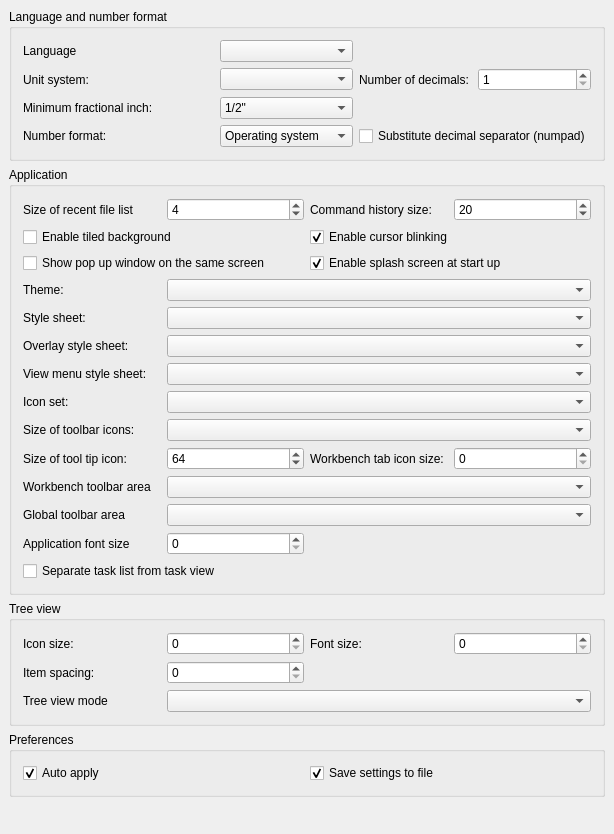
<?xml version="1.0" encoding="UTF-8"?>
<ui version="4.0">
 <class>Gui::Dialog::DlgGeneral</class>
 <widget class="QWidget" name="Gui::Dialog::DlgGeneral">
  <property name="geometry">
   <rect>
    <x>0</x>
    <y>0</y>
    <width>614</width>
    <height>834</height>
   </rect>
  </property>
  <property name="windowTitle">
   <string>General</string>
  </property>
  <layout class="QGridLayout">
   <property name="leftMargin">
    <number>9</number>
   </property>
   <property name="topMargin">
    <number>9</number>
   </property>
   <property name="rightMargin">
    <number>9</number>
   </property>
   <property name="bottomMargin">
    <number>9</number>
   </property>
   <property name="spacing">
    <number>6</number>
   </property>
   <item row="2" column="0">
    <widget class="QGroupBox" name="groupBox">
     <property name="title">
      <string>Tree view</string>
     </property>
     <layout class="QGridLayout" name="gridLayout">
      <item row="0" column="0">
       <widget class="QLabel" name="label_3">
        <property name="text">
         <string>Icon size:</string>
        </property>
       </widget>
      </item>
      <item row="1" column="0">
       <widget class="QLabel" name="label_6">
        <property name="text">
         <string>Item spacing:</string>
        </property>
       </widget>
      </item>
      <item row="0" column="1">
       <widget class="Gui::PrefSpinBox" name="treeIconSize">
        <property name="toolTip">
         <string>Choose your preference for tree view icon size in pixel.
The tree view row height will set to icon size + 2. Set 0
to use the system default size.</string>
        </property>
        <property name="prefPath" stdset="0">
         <cstring>TreeView</cstring>
        </property>
        <property name="prefEntry" stdset="0">
         <cstring>IconSize</cstring>
        </property>
       </widget>
      </item>
      <item row="0" column="3">
       <widget class="Gui::PrefSpinBox" name="treeFontSize">
        <property name="toolTip">
         <string>Set tree view label font size</string>
        </property>
        <property name="prefPath" stdset="0">
         <cstring>TreeView</cstring>
        </property>
        <property name="prefEntry" stdset="0">
         <cstring>FontSize</cstring>
        </property>
       </widget>
      </item>
      <item row="0" column="2">
       <widget class="QLabel" name="label_4">
        <property name="text">
         <string>Font size:</string>
        </property>
       </widget>
      </item>
      <item row="1" column="1">
       <widget class="Gui::PrefSpinBox" name="treeItemSpacing">
        <property name="value">
         <number>0</number>
        </property>
        <property name="prefPath" stdset="0">
         <cstring>TreeView</cstring>
        </property>
        <property name="prefEntry" stdset="0">
         <cstring>ItemSpacing</cstring>
        </property>
       </widget>
      </item>
      <item row="2" column="0">
       <widget class="QLabel" name="treeModeLabel">
        <property name="text">
         <string>Tree view mode</string>
        </property>
       </widget>
      </item>
      <item row="2" column="1" colspan="3">
       <widget class="QComboBox" name="treeMode">
        <property name="toolTip">
         <string>Customize how tree view is shown in the panel (restart required).

'ComboView': combine tree view and property view into one panel.
'TreeView and PropertyView': split tree view and property view into separate panel.
'Both': keep all three panels, and you can have two sets of tree view and property view.</string>
        </property>
       </widget>
      </item>
     </layout>
    </widget>
   </item>
   <item row="1" column="0">
    <widget class="QGroupBox" name="GroupBox3">
     <property name="title">
      <string>Application</string>
     </property>
     <layout class="QVBoxLayout">
      <property name="spacing">
       <number>6</number>
      </property>
      <property name="leftMargin">
       <number>11</number>
      </property>
      <property name="topMargin">
       <number>11</number>
      </property>
      <property name="rightMargin">
       <number>11</number>
      </property>
      <property name="bottomMargin">
       <number>11</number>
      </property>
      <item>
       <layout class="QGridLayout" name="gridLayout_2">
        <item row="0" column="0">
         <widget class="QLabel" name="recentFileListLabel">
          <property name="text">
           <string>Size of recent file list</string>
          </property>
         </widget>
        </item>
        <item row="0" column="2">
         <widget class="Gui::PrefSpinBox" name="RecentFiles">
          <property name="toolTip">
           <string>How many files should be listed in recent files list</string>
          </property>
          <property name="value">
           <number>4</number>
          </property>
          <property name="prefEntry" stdset="0">
           <cstring>RecentFiles</cstring>
          </property>
          <property name="prefPath" stdset="0">
           <cstring>RecentFiles</cstring>
          </property>
         </widget>
        </item>
        <item row="0" column="3">
         <widget class="QLabel" name="label_5">
          <property name="text">
           <string>Command history size:</string>
          </property>
         </widget>
        </item>
        <item row="0" column="4">
         <widget class="Gui::PrefSpinBox" name="CmdHistorySize">
          <property name="value">
           <number>20</number>
          </property>
          <property name="prefPath" stdset="0">
           <cstring>View</cstring>
          </property>
          <property name="prefEntry" stdset="0">
           <cstring>CommandHistorySize</cstring>
          </property>
         </widget>
        </item>
       </layout>
      </item>
      <item>
       <layout class="QGridLayout" name="gridLayout_4">
        <property name="leftMargin">
         <number>0</number>
        </property>
        <property name="topMargin">
         <number>0</number>
        </property>
        <property name="rightMargin">
         <number>0</number>
        </property>
        <property name="bottomMargin">
         <number>0</number>
        </property>
        <item row="1" column="0">
         <widget class="Gui::PrefCheckBox" name="checkPopUpWindow">
          <property name="toolTip">
           <string>Enable this option to make sure pop up windows (e.g. Preference dialog)
are shown on the same screen as the main window.</string>
          </property>
          <property name="text">
           <string>Show pop up window on the same screen</string>
          </property>
          <property name="prefPath" stdset="0">
           <cstring>View</cstring>
          </property>
          <property name="prefEntry" stdset="0">
           <cstring>CheckWidgetPlacementOnRestore</cstring>
          </property>
         </widget>
        </item>
        <item row="0" column="0">
         <widget class="Gui::PrefCheckBox" name="tiledBackground">
          <property name="toolTip">
           <string>Background of the main window will consist of tiles of a special image.
See the FreeCAD Wiki for details about the image.</string>
          </property>
          <property name="text">
           <string>Enable tiled background</string>
          </property>
          <property name="prefPath" stdset="0">
           <cstring>MainWindow</cstring>
          </property>
          <property name="prefEntry" stdset="0">
           <cstring>TiledBackground</cstring>
          </property>
         </widget>
        </item>
        <item row="0" column="1">
         <widget class="Gui::PrefCheckBox" name="EnableCursorBlinking">
          <property name="toolTip">
           <string>The text cursor will be blinking</string>
          </property>
          <property name="text">
           <string>Enable cursor blinking</string>
          </property>
          <property name="checked">
           <bool>true</bool>
          </property>
          <property name="prefEntry" stdset="0">
           <cstring>EnableCursorBlinking</cstring>
          </property>
          <property name="prefPath" stdset="0">
           <cstring>General</cstring>
          </property>
         </widget>
        </item>
        <item row="1" column="1">
         <widget class="Gui::PrefCheckBox" name="SplashScreen">
          <property name="toolTip">
           <string>A Splash screen is a small loading window that is shown
when FreeCAD is launching. If this option is checked, FreeCAD will
display the splash screen</string>
          </property>
          <property name="text">
           <string>Enable splash screen at start up</string>
          </property>
          <property name="checked">
           <bool>true</bool>
          </property>
          <property name="prefEntry" stdset="0">
           <cstring>ShowSplasher</cstring>
          </property>
          <property name="prefPath" stdset="0">
           <cstring>General</cstring>
          </property>
         </widget>
        </item>
       </layout>
      </item>
      <item>
       <layout class="QGridLayout" name="gridLayout_3">
        <item row="7" column="0">
         <widget class="QLabel" name="labelToolTipIconSize">
          <property name="text">
           <string>Size of tool tip icon:</string>
          </property>
         </widget>
        </item>
        <item row="11" column="0">
         <widget class="QLabel" name="label_8">
          <property name="text">
           <string>Application font size</string>
          </property>
         </widget>
        </item>
        <item row="9" column="0">
         <widget class="QLabel" name="label_7">
          <property name="text">
           <string>Workbench toolbar area</string>
          </property>
         </widget>
        </item>
        <item row="7" column="3">
         <widget class="Gui::PrefSpinBox" name="workbenchTabIconSize">
          <property name="toolTip">
           <string/>
          </property>
          <property name="prefPath" stdset="0">
           <cstring>General</cstring>
          </property>
          <property name="prefEntry" stdset="0">
           <cstring>WorkbenchTabIconSize</cstring>
          </property>
         </widget>
        </item>
        <item row="10" column="1" colspan="3">
         <widget class="Gui::PrefComboBox" name="globalToolbarArea">
          <property name="toolTip">
           <string>Choose default docking area for global toolbars</string>
          </property>
          <property name="prefPath" stdset="0">
           <cstring>MainWindow</cstring>
          </property>
          <property name="prefEntry" stdset="0">
           <cstring>GlobalToolBarArea</cstring>
          </property>
          <property name="prefType" stdset="0">
           <cstring></cstring>
          </property>
         </widget>
        </item>
        <item row="4" column="0">
         <widget class="QLabel" name="label_2">
          <property name="text">
           <string>View menu style sheet:</string>
          </property>
         </widget>
        </item>
        <item row="7" column="1">
         <widget class="Gui::PrefSpinBox" name="toolTipIconSize">
          <property name="maximum">
           <number>512</number>
          </property>
          <property name="singleStep">
           <number>10</number>
          </property>
          <property name="value">
           <number>64</number>
          </property>
          <property name="prefPath" stdset="0">
           <cstring>General</cstring>
          </property>
          <property name="prefEntry" stdset="0">
           <cstring>ToolTipIconSize</cstring>
          </property>
         </widget>
        </item>
        <item row="1" column="0">
         <widget class="QLabel" name="styleSheetLabel">
          <property name="text">
           <string>Style sheet:</string>
          </property>
         </widget>
        </item>
        <item row="11" column="1">
         <widget class="Gui::PrefSpinBox" name="appFontSize">
          <property name="toolTip">
           <string>Set the default application font size</string>
          </property>
          <property name="prefPath" stdset="0">
           <cstring>View</cstring>
          </property>
          <property name="prefEntry" stdset="0">
           <cstring>DefaultFontSize</cstring>
          </property>
         </widget>
        </item>
        <item row="3" column="1" colspan="3">
         <widget class="Gui::PrefComboBox" name="OverlayStyleSheets">
          <property name="prefPath" stdset="0">
           <cstring>MainWindow</cstring>
          </property>
          <property name="prefEntry" stdset="0">
           <cstring>OverlayActiveStyleSheet</cstring>
          </property>
          <property name="prefType" stdset="0">
           <cstring></cstring>
          </property>
         </widget>
        </item>
        <item row="0" column="0">
         <widget class="QLabel" name="themesLabel">
          <property name="text">
           <string>Theme:</string>
          </property>
         </widget>
        </item>
        <item row="10" column="0">
         <widget class="QLabel" name="label_9">
          <property name="text">
           <string>Global toolbar area</string>
          </property>
         </widget>
        </item>
        <item row="11" column="2" colspan="2">
         <spacer name="horizontalSpacer">
          <property name="orientation">
           <enum>Qt::Horizontal</enum>
          </property>
          <property name="sizeHint" stdset="0">
           <size>
            <width>40</width>
            <height>20</height>
           </size>
          </property>
         </spacer>
        </item>
        <item row="6" column="0">
         <widget class="QLabel" name="iconSizeLabel">
          <property name="text">
           <string>Size of toolbar icons:</string>
          </property>
         </widget>
        </item>
        <item row="4" column="1" colspan="3">
         <widget class="Gui::PrefComboBox" name="MenuStyleSheets">
          <property name="prefPath" stdset="0">
           <cstring>MainWindow</cstring>
          </property>
          <property name="prefEntry" stdset="0">
           <cstring>MenuStyleSheet</cstring>
          </property>
          <property name="prefType" stdset="0">
           <cstring></cstring>
          </property>
         </widget>
        </item>
        <item row="12" column="0" colspan="3">
         <widget class="Gui::PrefCheckBox" name="checkboxTaskList">
          <property name="toolTip">
           <string>Separate task list into its own dockable widget</string>
          </property>
          <property name="text">
           <string>Separate task list from task view</string>
          </property>
          <property name="prefPath" stdset="0">
           <cstring>DockWindows/TaskWatcher</cstring>
          </property>
          <property name="prefEntry" stdset="0">
           <cstring>Enabled</cstring>
          </property>
         </widget>
        </item>
        <item row="1" column="1" colspan="3">
         <widget class="Gui::PrefComboBox" name="StyleSheets">
          <property name="toolTip">
           <string>Style sheet how user interface will look like</string>
          </property>
          <property name="prefPath" stdset="0">
           <cstring>MainWindow</cstring>
          </property>
          <property name="prefEntry" stdset="0">
           <cstring>StyleSheet</cstring>
          </property>
          <property name="prefType" stdset="0">
           <cstring></cstring>
          </property>
         </widget>
        </item>
        <item row="0" column="1" colspan="3">
         <widget class="QComboBox" name="themesCombobox">
          <property name="toolTip">
           <string>Customize how user interface will look like</string>
          </property>
         </widget>
        </item>
        <item row="3" column="0">
         <widget class="QLabel" name="label">
          <property name="text">
           <string>Overlay style sheet:</string>
          </property>
         </widget>
        </item>
        <item row="9" column="1" colspan="3">
         <widget class="Gui::PrefComboBox" name="toolbarArea">
          <property name="toolTip">
           <string>Choose default docking area for workbench toolbars</string>
          </property>
          <property name="prefPath" stdset="0">
           <cstring>MainWindow</cstring>
          </property>
          <property name="prefEntry" stdset="0">
           <cstring>DefaultToolBarArea</cstring>
          </property>
          <property name="prefType" stdset="0">
           <cstring></cstring>
          </property>
         </widget>
        </item>
        <item row="7" column="2">
         <widget class="QLabel" name="iconSizeLabel_2">
          <property name="text">
           <string>Workbench tab icon size:</string>
          </property>
         </widget>
        </item>
        <item row="6" column="1" colspan="3">
         <widget class="Gui::PrefComboBox" name="toolbarIconSize">
          <property name="toolTip">
           <string>Choose your preference for toolbar icon size. You can adjust
this according to your screen size or personal taste</string>
          </property>
          <property name="prefPath" stdset="0">
           <cstring>General</cstring>
          </property>
          <property name="prefEntry" stdset="0">
           <cstring>ToolbarIconSize</cstring>
          </property>
          <property name="prefType" stdset="0">
           <number>0</number>
          </property>
         </widget>
        </item>
        <item row="5" column="0">
         <widget class="QLabel" name="styleSheetLabel_2">
          <property name="text">
           <string>Icon set:</string>
          </property>
         </widget>
        </item>
        <item row="5" column="1" colspan="3">
         <widget class="Gui::PrefComboBox" name="IconSets">
          <property name="toolTip">
           <string>User defined icon set</string>
          </property>
          <property name="prefPath" stdset="0">
           <cstring>MainWindow</cstring>
          </property>
          <property name="prefEntry" stdset="0">
           <cstring>IconSet</cstring>
          </property>
          <property name="prefType" stdset="0">
           <cstring></cstring>
          </property>
         </widget>
        </item>
       </layout>
      </item>
     </layout>
    </widget>
   </item>
   <item row="0" column="0">
    <widget class="QGroupBox" name="GroupBox7">
     <property name="title">
      <string>Language and number format</string>
     </property>
     <layout class="QGridLayout" name="gridLayout_5">
      <item row="6" column="3">
       <widget class="Gui::PrefCheckBox" name="SubstituteDecimal">
        <property name="toolTip">
         <string>If enabled, numerical keypad decimal separator
will be substituted with locale separator, except
in Python Console and Macro Editor where a
dot/period will always be printed.</string>
        </property>
        <property name="text">
         <string>Substitute decimal separator (numpad)</string>
        </property>
        <property name="prefEntry" stdset="0">
         <cstring>SubstituteDecimalSeparator</cstring>
        </property>
        <property name="prefPath" stdset="0">
         <cstring>General</cstring>
        </property>
       </widget>
      </item>
      <item row="1" column="2">
       <widget class="QComboBox" name="comboBox_UnitSystem">
        <property name="toolTip">
         <string>Unit system that should be used for all parts of the application</string>
        </property>
       </widget>
      </item>
      <item row="6" column="2">
       <widget class="Gui::PrefComboBox" name="UseLocaleFormatting">
        <property name="prefEntry" stdset="0">
         <cstring>UseLocaleFormatting</cstring>
        </property>
        <property name="prefPath" stdset="0">
         <cstring>General</cstring>
        </property>
        <item>
         <property name="text">
          <string>Operating system</string>
         </property>
        </item>
        <item>
         <property name="text">
          <string>Selected language</string>
         </property>
        </item>
        <item>
         <property name="text">
          <string>C/POSIX</string>
         </property>
        </item>
       </widget>
      </item>
      <item row="6" column="0" colspan="2">
       <widget class="QLabel" name="TextLabel1_5">
        <property name="text">
         <string>Number format:</string>
        </property>
       </widget>
      </item>
      <item row="1" column="3">
       <layout class="QHBoxLayout" name="horizontalLayout_3">
        <item>
         <widget class="QLabel" name="decimalsLabel">
          <property name="text">
           <string>Number of decimals:</string>
          </property>
         </widget>
        </item>
        <item>
         <widget class="QSpinBox" name="spinBoxDecimals">
          <property name="toolTip">
           <string>Number of decimals that should be shown for numbers and dimensions</string>
          </property>
          <property name="minimum">
           <number>1</number>
          </property>
          <property name="maximum">
           <number>12</number>
          </property>
         </widget>
        </item>
       </layout>
      </item>
      <item row="0" column="0">
       <widget class="QLabel" name="TextLabel1_4">
        <property name="text">
         <string>Language</string>
        </property>
       </widget>
      </item>
      <item row="1" column="0">
       <widget class="QLabel" name="unitSystemLabel">
        <property name="text">
         <string>Unit system:</string>
        </property>
       </widget>
      </item>
      <item row="4" column="0">
       <widget class="QLabel" name="fractionalInchLabel">
        <property name="text">
         <string>Minimum fractional inch:</string>
        </property>
       </widget>
      </item>
      <item row="4" column="2">
       <widget class="QComboBox" name="comboBox_FracInch">
        <property name="toolTip">
         <string>Minimum fractional inch to be displayed</string>
        </property>
        <item>
         <property name="text">
          <string notr="true">1/2&quot;</string>
         </property>
        </item>
        <item>
         <property name="text">
          <string notr="true">1/4&quot;</string>
         </property>
        </item>
        <item>
         <property name="text">
          <string notr="true">1/8&quot;</string>
         </property>
        </item>
        <item>
         <property name="text">
          <string notr="true">1/16&quot;</string>
         </property>
        </item>
        <item>
         <property name="text">
          <string notr="true">1/32&quot;</string>
         </property>
        </item>
        <item>
         <property name="text">
          <string notr="true">1/64&quot;</string>
         </property>
        </item>
        <item>
         <property name="text">
          <string notr="true">1/128&quot;</string>
         </property>
        </item>
       </widget>
      </item>
      <item row="0" column="2">
       <widget class="Gui::PrefComboBox" name="Languages">
        <property name="toolTip">
         <string>Language of the application's user interface</string>
        </property>
        <property name="prefPath" stdset="0">
         <cstring>General</cstring>
        </property>
        <property name="prefEntry" stdset="0">
         <cstring>Language</cstring>
        </property>
        <property name="prefType" stdset="0">
         <cstring></cstring>
        </property>
       </widget>
      </item>
     </layout>
    </widget>
   </item>
   <item row="4" column="0">
    <spacer>
     <property name="orientation">
      <enum>Qt::Vertical</enum>
     </property>
     <property name="sizeHint" stdset="0">
      <size>
       <width>352</width>
       <height>221</height>
      </size>
     </property>
    </spacer>
   </item>
   <item row="3" column="0">
    <widget class="QGroupBox" name="GroupBox5">
     <property name="title">
      <string>Preferences</string>
     </property>
     <layout class="QGridLayout" name="gridLayout3">
      <item row="0" column="0">
       <widget class="Gui::PrefCheckBox" name="AutoApply">
        <property name="toolTip">
         <string>Auto apply preference options immediately after change.</string>
        </property>
        <property name="text">
         <string>Auto apply</string>
        </property>
        <property name="checked">
         <bool>true</bool>
        </property>
        <property name="prefPath" stdset="0">
         <cstring>General</cstring>
        </property>
        <property name="prefEntry" stdset="0">
         <cstring>AutoApplyPreference</cstring>
        </property>
       </widget>
      </item>
      <item row="0" column="1">
       <widget class="Gui::PrefCheckBox" name="SaveParameter">
        <property name="toolTip">
         <string>Save preference settings to file up on closing this dialog.</string>
        </property>
        <property name="text">
         <string>Save settings to file</string>
        </property>
        <property name="checked">
         <bool>true</bool>
        </property>
        <property name="prefPath" stdset="0">
         <cstring>General</cstring>
        </property>
        <property name="prefEntry" stdset="0">
         <cstring>SaveUserParameter</cstring>
        </property>
       </widget>
      </item>
     </layout>
    </widget>
   </item>
  </layout>
 </widget>
 <layoutdefault spacing="6" margin="11"/>
 <customwidgets>
  <customwidget>
   <class>Gui::PrefCheckBox</class>
   <extends>QCheckBox</extends>
   <header>Gui/PrefWidgets.h</header>
  </customwidget>
  <customwidget>
   <class>Gui::PrefSpinBox</class>
   <extends>QSpinBox</extends>
   <header>Gui/PrefWidgets.h</header>
  </customwidget>
  <customwidget>
   <class>Gui::PrefComboBox</class>
   <extends>QComboBox</extends>
   <header>Gui/PrefWidgets.h</header>
  </customwidget>
 </customwidgets>
 <tabstops>
  <tabstop>RecentFiles</tabstop>
  <tabstop>tiledBackground</tabstop>
  <tabstop>StyleSheets</tabstop>
  <tabstop>OverlayStyleSheets</tabstop>
  <tabstop>MenuStyleSheets</tabstop>
  <tabstop>toolbarIconSize</tabstop>
 </tabstops>
 <resources/>
 <connections/>
</ui>
